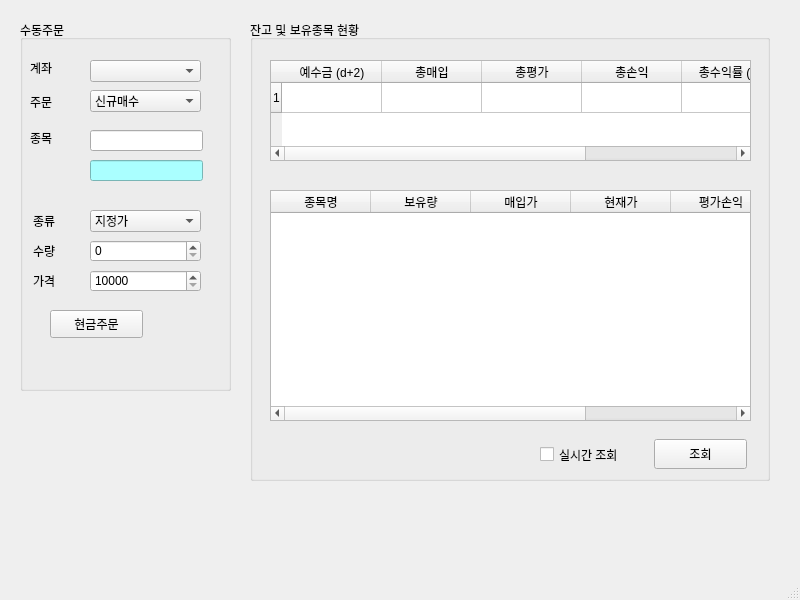
<?xml version="1.0" encoding="UTF-8"?>
<ui version="4.0">
 <class>MainWindow</class>
 <widget class="QMainWindow" name="MainWindow">
  <property name="geometry">
   <rect>
    <x>0</x>
    <y>0</y>
    <width>800</width>
    <height>600</height>
   </rect>
  </property>
  <property name="windowTitle">
   <string>PyTrader v0.2</string>
  </property>
  <property name="windowIcon">
   <iconset>
    <normaloff>free-icon-stock-exchange-8478100.png</normaloff>free-icon-stock-exchange-8478100.png</iconset>
  </property>
  <widget class="QWidget" name="centralwidget">
   <widget class="QGroupBox" name="groupBox">
    <property name="geometry">
     <rect>
      <x>20</x>
      <y>20</y>
      <width>211</width>
      <height>371</height>
     </rect>
    </property>
    <property name="title">
     <string>수동주문</string>
    </property>
    <widget class="QLabel" name="label">
     <property name="geometry">
      <rect>
       <x>10</x>
       <y>40</y>
       <width>64</width>
       <height>15</height>
      </rect>
     </property>
     <property name="text">
      <string>계좌</string>
     </property>
    </widget>
    <widget class="QLabel" name="label_2">
     <property name="geometry">
      <rect>
       <x>10</x>
       <y>74</y>
       <width>64</width>
       <height>15</height>
      </rect>
     </property>
     <property name="text">
      <string>주문</string>
     </property>
    </widget>
    <widget class="QLabel" name="label_3">
     <property name="geometry">
      <rect>
       <x>10</x>
       <y>110</y>
       <width>64</width>
       <height>15</height>
      </rect>
     </property>
     <property name="text">
      <string>종목</string>
     </property>
    </widget>
    <widget class="QLabel" name="label_4">
     <property name="geometry">
      <rect>
       <x>13</x>
       <y>193</y>
       <width>64</width>
       <height>15</height>
      </rect>
     </property>
     <property name="text">
      <string>종류</string>
     </property>
    </widget>
    <widget class="QLabel" name="label_5">
     <property name="geometry">
      <rect>
       <x>13</x>
       <y>223</y>
       <width>64</width>
       <height>15</height>
      </rect>
     </property>
     <property name="text">
      <string>수량</string>
     </property>
    </widget>
    <widget class="QLabel" name="label_6">
     <property name="geometry">
      <rect>
       <x>13</x>
       <y>253</y>
       <width>64</width>
       <height>15</height>
      </rect>
     </property>
     <property name="text">
      <string>가격</string>
     </property>
    </widget>
    <widget class="QComboBox" name="comboBox">
     <property name="geometry">
      <rect>
       <x>70</x>
       <y>40</y>
       <width>111</width>
       <height>22</height>
      </rect>
     </property>
    </widget>
    <widget class="QComboBox" name="comboBox_2">
     <property name="geometry">
      <rect>
       <x>70</x>
       <y>70</y>
       <width>111</width>
       <height>22</height>
      </rect>
     </property>
     <item>
      <property name="text">
       <string>신규매수</string>
      </property>
     </item>
     <item>
      <property name="text">
       <string>신규매도</string>
      </property>
     </item>
     <item>
      <property name="text">
       <string>매수취소</string>
      </property>
     </item>
     <item>
      <property name="text">
       <string>매도취소</string>
      </property>
     </item>
    </widget>
    <widget class="QComboBox" name="comboBox_3">
     <property name="geometry">
      <rect>
       <x>70</x>
       <y>190</y>
       <width>111</width>
       <height>22</height>
      </rect>
     </property>
     <item>
      <property name="text">
       <string>지정가</string>
      </property>
     </item>
     <item>
      <property name="text">
       <string>시장가</string>
      </property>
     </item>
    </widget>
    <widget class="QLineEdit" name="lineEdit">
     <property name="geometry">
      <rect>
       <x>70</x>
       <y>110</y>
       <width>113</width>
       <height>21</height>
      </rect>
     </property>
    </widget>
    <widget class="QLineEdit" name="lineEdit_2">
     <property name="geometry">
      <rect>
       <x>70</x>
       <y>140</y>
       <width>113</width>
       <height>21</height>
      </rect>
     </property>
     <property name="styleSheet">
      <string notr="true">background-color: rgb(170, 255, 255)</string>
     </property>
    </widget>
    <widget class="QSpinBox" name="spinBox">
     <property name="geometry">
      <rect>
       <x>70</x>
       <y>220</y>
       <width>111</width>
       <height>22</height>
      </rect>
     </property>
    </widget>
    <widget class="QSpinBox" name="spinBox_2">
     <property name="geometry">
      <rect>
       <x>70</x>
       <y>250</y>
       <width>111</width>
       <height>22</height>
      </rect>
     </property>
     <property name="minimum">
      <number>10000</number>
     </property>
     <property name="maximum">
      <number>20000</number>
     </property>
     <property name="singleStep">
      <number>1</number>
     </property>
     <property name="value">
      <number>10000</number>
     </property>
    </widget>
    <widget class="QPushButton" name="pushButton">
     <property name="geometry">
      <rect>
       <x>30</x>
       <y>290</y>
       <width>93</width>
       <height>28</height>
      </rect>
     </property>
     <property name="text">
      <string>현금주문</string>
     </property>
    </widget>
   </widget>
   <widget class="QGroupBox" name="groupBox_2">
    <property name="geometry">
     <rect>
      <x>250</x>
      <y>20</y>
      <width>520</width>
      <height>461</height>
     </rect>
    </property>
    <property name="title">
     <string>잔고 및 보유종목 현황</string>
    </property>
    <widget class="QTableWidget" name="tableWidget">
     <property name="geometry">
      <rect>
       <x>20</x>
       <y>40</y>
       <width>481</width>
       <height>101</height>
      </rect>
     </property>
     <property name="rowCount">
      <number>1</number>
     </property>
     <row/>
     <column>
      <property name="text">
       <string>예수금 (d+2)</string>
      </property>
     </column>
     <column>
      <property name="text">
       <string>총매입</string>
      </property>
     </column>
     <column>
      <property name="text">
       <string>총평가</string>
      </property>
     </column>
     <column>
      <property name="text">
       <string>총손익</string>
      </property>
     </column>
     <column>
      <property name="text">
       <string>총수익률 (%)</string>
      </property>
     </column>
     <column>
      <property name="text">
       <string>추정자산</string>
      </property>
     </column>
    </widget>
    <widget class="QTableWidget" name="tableWidget_2">
     <property name="geometry">
      <rect>
       <x>20</x>
       <y>170</y>
       <width>481</width>
       <height>231</height>
      </rect>
     </property>
     <column>
      <property name="text">
       <string>종목명</string>
      </property>
     </column>
     <column>
      <property name="text">
       <string>보유량</string>
      </property>
     </column>
     <column>
      <property name="text">
       <string>매입가</string>
      </property>
     </column>
     <column>
      <property name="text">
       <string>현재가</string>
      </property>
     </column>
     <column>
      <property name="text">
       <string>평가손익</string>
      </property>
     </column>
     <column>
      <property name="text">
       <string>수익률(%)</string>
      </property>
     </column>
    </widget>
    <widget class="QCheckBox" name="checkBox">
     <property name="geometry">
      <rect>
       <x>290</x>
       <y>425</y>
       <width>111</width>
       <height>19</height>
      </rect>
     </property>
     <property name="text">
      <string>실시간 조회</string>
     </property>
    </widget>
    <widget class="QPushButton" name="pushButton_2">
     <property name="geometry">
      <rect>
       <x>404</x>
       <y>419</y>
       <width>93</width>
       <height>30</height>
      </rect>
     </property>
     <property name="text">
      <string>조회</string>
     </property>
    </widget>
   </widget>
  </widget>
  <widget class="QMenuBar" name="menubar">
   <property name="geometry">
    <rect>
     <x>0</x>
     <y>0</y>
     <width>800</width>
     <height>26</height>
    </rect>
   </property>
  </widget>
  <widget class="QStatusBar" name="statusbar"/>
 </widget>
 <resources/>
 <connections/>
</ui>
